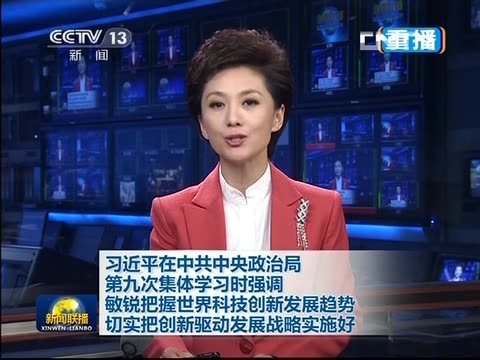
//> input picture opencv/pic.jpg, 480 x 360 px
$ ./findcontours pic.jpg   (built with g++ and OpenCV 4)
//> lines starting //> are read from the running program, lines starting //| are printed output that depends on the picture; after the words box and inside, x2 and y2 are one past the last pixel; in counts of white or black regions, pixels touching at a corner belong together
#include <iostream>
#include <opencv2/core/core.hpp>
#include <opencv2/highgui/highgui.hpp>
#include "opencv2/imgproc/imgproc.hpp"

#include <iostream>
#include <vector>
#include <list>
#include <cmath>
using namespace std;
using namespace cv;

void showimage(const char *t, Mat& m)
{
#define SHOW 1
#if SHOW
    imshow(t, m);
    waitKey();
#endif
}
void draw_contours(Mat &m, vector<vector<Point> >&contours)
{
    Mat tmp = Mat(m.rows, m.cols, m.type(), Scalar(0,0,0));
    for (vector<vector<Point> >::const_iterator it1 = contours.begin(); it1 != contours.end(); ++it1)
    {
        for (vector<Point>::const_iterator it2 = it1->begin(); it2 != it1->end(); ++it2)
        {
            tmp.at<uchar>(it2->y, it2->x) = 255;
        }
    }
    showimage("tmp", tmp);


}
void print_contours(vector<vector<Point> > &contours)
{
    int npoints = 0;
    int nlines = 0;
    for (vector<vector<Point> >::const_iterator it1 = contours.begin(); it1 != contours.end(); ++it1)
    {
        for (vector<Point>::const_iterator it2 = it1->begin(); it2 != it1->end(); ++it2)
        {
            cout << *it2 << " ";
            ++npoints;
        }
        cout << endl <<"++++++++++++++++++++++++++" << endl;
        ++nlines;
    }
    cout << "points is " << npoints << endl;
    cout << "lines is " << nlines << endl;
}

int main ( int argc, char *argv[] )
{
    Mat image;
    if (argc != 2 ) {
        cout << argc << "no image data\n";
        return -1;
    }
    image = imread(argv[1], 0);
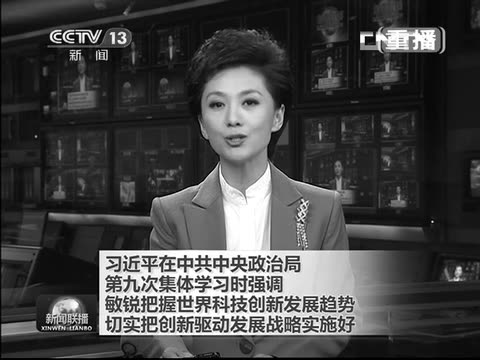
//> image: 360 rows x 480 cols, CV_8UC1; min 0, max 255, mean 69.2
    Mat t_image;
    threshold(image, t_image, 0, 255, THRESH_BINARY | THRESH_OTSU);
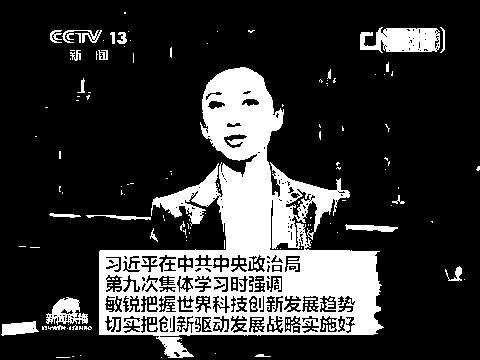
//> t_image: 360 rows x 480 cols, CV_8UC1; 21% white; 197 white regions (161 under 20 px)

    showimage("t_image", t_image);
    vector <vector<Point> > contours;
    findContours(t_image, contours, CV_CHAIN_APPROX_NONE,1);
//> contours = 450 contours, 340 with area under 20; largest, box (x1, y1, x2, y2) and area: (99, 67, 384, 358) 37743, (360, 27, 440, 53) 1490, (46, 297, 88, 325) 616, (1, 321, 39, 336) 346, (269, 199, 305, 251) 276
    // 1131 points
    //findContours(t_image, contours,hierarchy, CV_RETR_TREE,1);
    showimage("contour", t_image);
    draw_contours(t_image, contours);
//> after the loop in draw_contours, `for (vector<vector<Point> >::const_iterator it1 = contours.begin(); it..`:
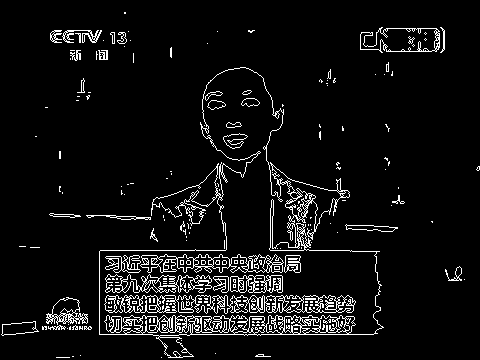
//> tmp: 360 rows x 480 cols, CV_8UC1; 6.5% white in thin lines or dots

    RotatedRect rect = minAreaRect(Mat(contours[2]));
//> rect = centre (72.5, 356), size (0, 1), angle -90
    Point2f verticals[4];
    rect.points(verticals);
//> verticals = 4 Points (x, y): [73, 356], [72, 356], [72, 356], [73, 356]
    for (int i=0; i < 4; i++)
    {
        line(image, verticals[i], verticals[(i+1)%4], Scalar(0,0,0));
    }
//> image: 360 rows x 480 cols, CV_8UC1; 2 pixels changed, all inside (x1, y1, x2, y2) = (72, 356, 74, 357)
    Point p = verticals[0];
//> p = Point(73, 356)
    cout << p << endl;
//| [73, 356]
    line(image, verticals[0], verticals[1], Scalar(0,0,0));
   // Rect br((int)verticals[0].x, (int)verticals[0].y, (int)verticals[3].x, (int)verticals[3].y);
    Rect br(verticals[1], verticals[3]);
//> br = Rect(72, 356, 1, 0)
    rectangle(image, br, Scalar(0,0,0));
    showimage("image", image);
    //print_contours(contours);


    return 0;
}
